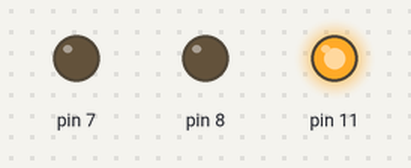
A sketch run on a simulated Arduino Uno, built with avr-gcc and run on an emulated ATmega328P. Shown: output pins drawn as LEDs (lit = HIGH).

Above: at 0.5 s.
At 1.5 s:
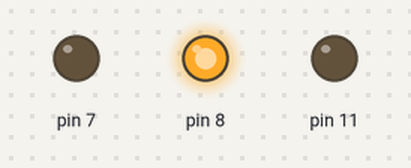
At 5.5 s:
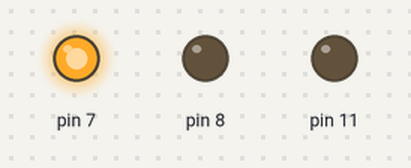
Timing chart, 0 to 6.9 s (numbered marks = the images above):
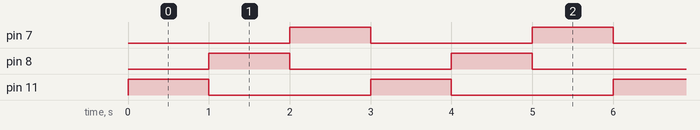

The sketch:

Traffic_Light_By_Lance.ino
```cpp
void setup() {
  pinMode(11, OUTPUT);
  pinMode(8, OUTPUT);
  pinMode(7, OUTPUT);
  // put your setup code here, to run once:

}

void loop() {
  digitalWrite(11, HIGH);
  digitalWrite(8, LOW);
  digitalWrite(7, LOW);
  delay(1000);
  digitalWrite(11, LOW);
  digitalWrite(8, HIGH);
  digitalWrite(7, LOW);
  delay(1000);
  digitalWrite(11, LOW);
  digitalWrite(8, LOW);
  digitalWrite(7, HIGH);
  delay(1000);
  // put your main code here, to run repeatedly:

}
```

Measured:
- by itself, pin 7, pin 8, pin 11: alternates HIGH for 1.0 s and LOW for 2.0 s
- by itself, everything shown: repeats every 3.0 s, in 3 steps
